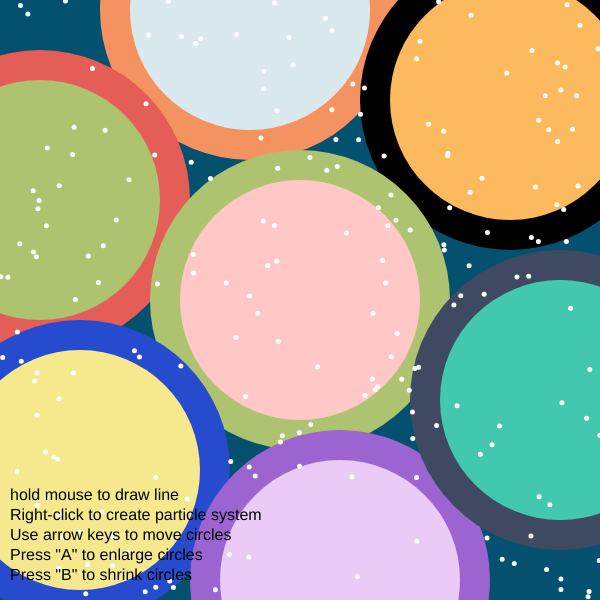
Frame 1 (no input)
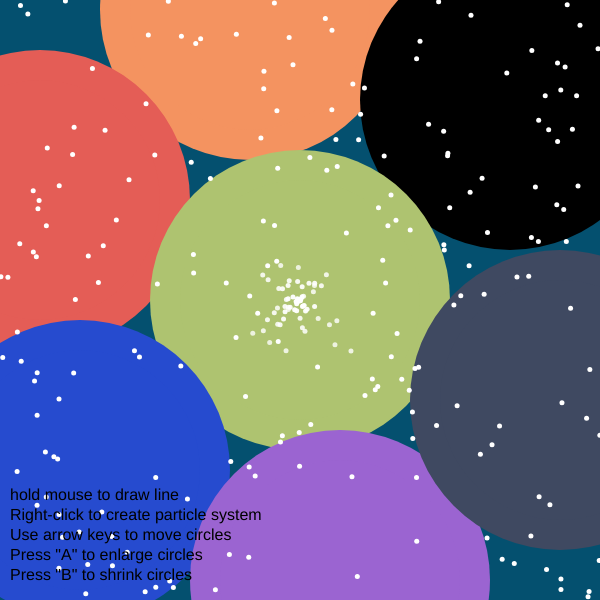
Frame 60 (no input)
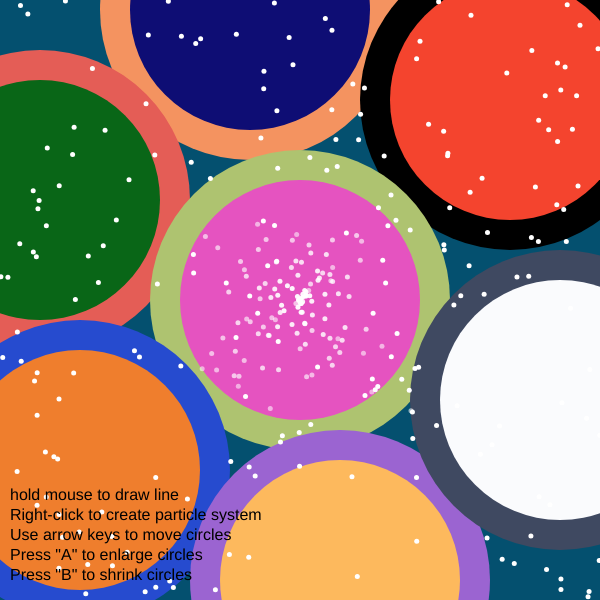
Frame 120 (the mouse pressed at the canvas centre since frame 60)

The p5.js sketch that drew these frames (run headless with seeded random() and noise() and a simulated clock; from frame 60 on, the mouse is pressed at the canvas centre):

// p5.js sketch
// ── sketch.js
let whiteDots = []; // Empty array holding the white dots in the background

// The size of the background circle
let backgroundCircleSize = 50;

// This class is for circles with colours, including x and y position, radius and colour.
class ColoredCircle {
  constructor(x, y, radius, colors) {
    this.position = createVector(x, y);
    this.initialPosition = createVector(x, y);
    this.radius = radius;
    this.colors = colors;
    this.colorIndex = 0; // Colour index for tracking the current small circle
    this.targetColorIndex = 1; // tracking the target colour index
    this.lerpAmount = 0; 
    this.lerpSpeed = 0.2; // Interpolation speed
  }

  draw() {
    noStroke();
    
    for (let i = this.colors.length - 1; i >= 0; i--) {
      fill(this.colors[i]);
      ellipse(this.position.x, this.position.y, backgroundCircleSize * (i + 1) * 2);
    }

    // Draw the small circle in the middle and perform a colour transformation
    fill(this.colors[this.colorIndex]);
    ellipse(this.position.x, this.position.y, this.radius * 2);

    this.lerpAmount += this.lerpSpeed;
    if (this.lerpAmount >= 2) {
      //When the interpolated amount is greater than or equal to 1, the colour is switched and the amount is reset
      this.colorIndex = this.targetColorIndex;
      this.targetColorIndex = (this.targetColorIndex + 1) % this.colors.length;
      this.lerpAmount = 0;
    }
  }

  reset() {
    this.position.set(this.initialPosition);
    this.colorIndex = 0; // Reset colour index to 0 on recovery
    this.targetColorIndex = 1; 
    this.lerpAmount = 0; 
  }
}

let coloredCircles = [];
let lines = []; 
let whiteDotParticles = []; // Particle system for saving white dots particles
let isDrawing = false;

function setup() {
  createCanvas(600, 600);
  background(4, 80, 111);

  // Randomly draw white dots on the background
  for (let i = 0; i < 200; i++) {
    let x = random(width); // randomly x position
    let y = random(height); // randomly y position
    whiteDots.push(createVector(x, y));  
    noStroke();
    fill(255); 
    ellipse(x, y, 5); 
  }

  // draw background circle
  let largeCircleColors = [
    color(217, 233, 237),
    color(174, 195, 112),
    color(253, 185, 93),
    color(255, 200, 198),
    color(246, 232, 141),
    color(235, 203, 246),
    color(67, 200, 176)
  ];

  let mediumCircleColors = [
    color(14, 13, 116),
    color(9, 102, 23),
    color(244, 68, 46),
    color(229, 83, 192),
    color(239, 126, 45),
    color(253, 185, 93),
    color(250, 251, 253)
  ];

  let smallCircleColors = [
    color(244, 147, 96),
    color(228, 93, 86),
    color(0, 0, 0),
    color(174, 195, 112),
    color(38, 75, 207),
    color(155, 100, 209),
    color(63, 73, 97)
  ];

  let circlePositions = [
    createVector(250, 10),
    createVector(40, 200),
    createVector(510, 100),
    createVector(300, 300),
    createVector(80, 470),
    createVector(340, 580),
    createVector(560, 400)
  ];

  for (let i = 0; i < circlePositions.length; i++) {
    let colorsSet = [largeCircleColors[i], mediumCircleColors[i], smallCircleColors[i]];
    coloredCircles.push(new ColoredCircle(circlePositions[i].x, circlePositions[i].y, 120, colorsSet));
  }

  // Particle system for creating white dots particles(search)
  let whiteDotSystemPosition = createVector(width / 2, height / 2);
  whiteDotParticles.push(new ParticleSystem(whiteDotSystemPosition));
}

function draw() {
  background(4, 80, 111);

  for (let circle of coloredCircles) {
    circle.draw();
  }

  // draw background dot
  for (let dot of whiteDots) {
    noStroke();
    fill(255);
    ellipse(dot.x, dot.y, 5);
  }

  // Updating and displaying the white dots particle system
  for (let particleSystem of whiteDotParticles) {
    particleSystem.run();
    particleSystem.addParticle(); // add new particle
  }

  // draw line
  for (let line of lines) {
    line.draw();
  }

  fill(1);
  textSize(16);
  textAlign(LEFT);
  text('Use arrow keys to move circles', 10, height - 60);
  text('Press "A" to enlarge circles', 10, height - 40);
  text('Press "B" to shrink circles', 10, height - 20);
  text('Right-click to create particle system', 10, height - 80);
  text('hold mouse to draw line', 10, height - 100);
}


function keyPressed() {
  if (keyCode === UP_ARROW) {
    // If it's the up arrow key, you can move all the circles upwards
    for (let circle of coloredCircles) {
      circle.position.y -= 5; // Move up 5 pixels
    }
  } else if (keyCode === DOWN_ARROW) {
    // If it's the down arrow key, you can move all the circles downwards
    for (let circle of coloredCircles) {
      circle.position.y += 5; 
    }
  } else if (keyCode === RIGHT_ARROW) {
    // If it is the right arrow key, you can move all the circles to the right
    for (let circle of coloredCircles) {
      circle.position.x += 5; 
    }
  } else if (keyCode === LEFT_ARROW) {
    // If it is the left arrow key, you can move all circles to the left
    for (let circle of coloredCircles) {
      circle.position.x -= 5; 
    }
  } else if (key === 'b' || key === 'B') {
    // If you press the ‘s’ key, you can reduce the size of all the circles.
    for (let circle of coloredCircles) {
      circle.radius -= 5; 
    }
  } else if (key === 'a' || key === 'A') {
    // If you press the ‘b’ key, you can increase the size of all circles.
    for (let circle of coloredCircles) {
      circle.radius += 5;
    }
  } else if (key === ' ' || key === ' ') {
    // If you press the keyboard, you can restore all circles and strokes to their original state.
    for (let circle of coloredCircles) {
      circle.reset(); 
    }
    lines = []; 
  }
}

function mousePressed() {
  isDrawing = true; // Starts drawing when the mouse is pressed
    if (mouseButton === RIGHT) { // If the right mouse button is pressed
      let particleSystem = new ParticleSystem(createVector(mouseX, mouseY));
      whiteDotParticles.push(particleSystem);
    }
  }


function mouseReleased() {
  isDrawing = false; //Stop drawing when the mouse is released.

}

function mouseDragged() {
  if (isDrawing) {
    let line = new Line(pmouseX, pmouseY, mouseX, mouseY, color(random(255), random(255), random(255))); // 创建一个新的线条，颜色随机
    lines.push(line);
  }
}

// line classication
class Line {
  constructor(x1, y1, x2, y2, strokeColor) {
    this.start = createVector(x1, y1);
    this.end = createVector(x2, y2);
    this.strokeColor = strokeColor;
  }

  // draw line
  draw() {
    stroke(this.strokeColor);
    strokeWeight(2);
    line(this.start.x, this.start.y, this.end.x, this.end.y);
  }
}

// particle classication
class Particle {
  constructor(position) {
    this.position = position.copy();
    this.velocity = createVector(random(-1, 1), random(-1, 1));
    this.alpha = 255;
  }

  // update particle 
  update() {
    this.position.add(this.velocity);
    this.alpha -= 1; // Reduced transparency
  }

  draw() {
    noStroke();
    fill(255, this.alpha);
    ellipse(this.position.x, this.position.y, 5, 5);
  }

  isDead() {
    return this.alpha <= 0;
  }
}

// particle system classication
class ParticleSystem {
  constructor(position) {
    this.origin = position.copy();
    this.particles = [];
  }

  // add new particle
  addParticle() {
    let p = new Particle(this.origin);
    this.particles.push(p);
  }

  run() {
    for (let i = this.particles.length - 1; i >= 0; i--) {
      let p = this.particles[i];
      p.update();
      p.draw();
      if (p.isDead()) {
        this.particles.splice(i, 1);
      }
    }
  }
}
